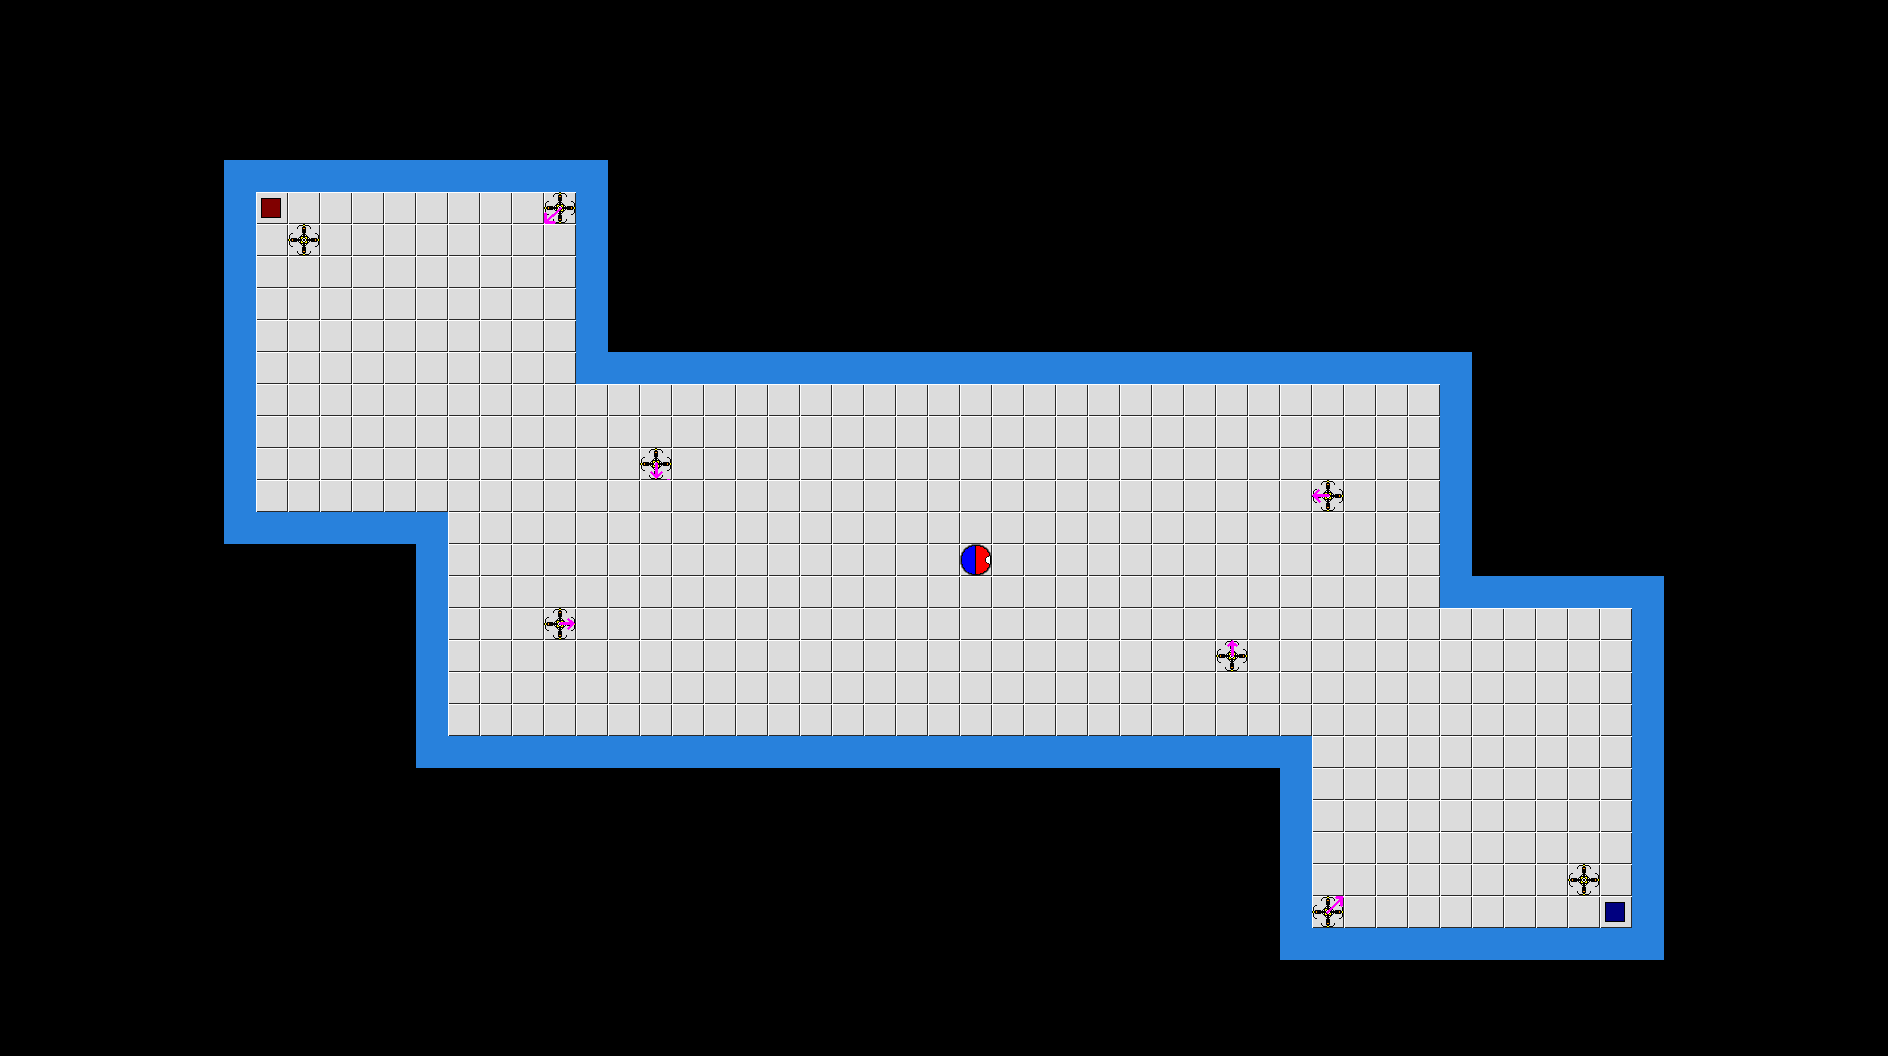

A level layout from a 2D game, rendered from its tile map. Below: a short description, then the map file with its tile-grid data intact:
An orthogonal 59x33 tile map with 32x32 px tiles, 1 tile layer (Camada de Tiles 1).

<map version="1.0" orientation="orthogonal" width="59" height="33" tilewidth="32" tileheight="32">
 <tileset firstgid="1" name="tileset" tilewidth="32" tileheight="32">
  <image source="tileset.png" width="160" height="160" />
 </tileset>
 <layer name="Camada de Tiles 1" width="59" height="33">
  <data encoding="csv">
0,0,0,0,0,0,0,0,0,0,0,0,0,0,0,0,0,0,0,0,0,0,0,0,0,0,0,0,0,0,0,0,0,0,0,0,0,0,0,0,0,0,0,0,0,0,0,0,0,0,0,0,0,0,0,0,0,0,0,
0,0,0,0,0,0,0,0,0,0,0,0,0,0,0,0,0,0,0,0,0,0,0,0,0,0,0,0,0,0,0,0,0,0,0,0,0,0,0,0,0,0,0,0,0,0,0,0,0,0,0,0,0,0,0,0,0,0,0,
0,0,0,0,0,0,0,0,0,0,0,0,0,0,0,0,0,0,0,0,0,0,0,0,0,0,0,0,0,0,0,0,0,0,0,0,0,0,0,0,0,0,0,0,0,0,0,0,0,0,0,0,0,0,0,0,0,0,0,
0,0,0,0,0,0,0,0,0,0,0,0,0,0,0,0,0,0,0,0,0,0,0,0,0,0,0,0,0,0,0,0,0,0,0,0,0,0,0,0,0,0,0,0,0,0,0,0,0,0,0,0,0,0,0,0,0,0,0,
0,0,0,0,0,0,0,0,0,0,0,0,0,0,0,0,0,0,0,0,0,0,0,0,0,0,0,0,0,0,0,0,0,0,0,0,0,0,0,0,0,0,0,0,0,0,0,0,0,0,0,0,0,0,0,0,0,0,0,
0,0,0,0,0,0,0,2,2,2,2,2,2,2,2,2,2,2,2,0,0,0,0,0,0,0,0,0,0,0,0,0,0,0,0,0,0,0,0,0,0,0,0,0,0,0,0,0,0,0,0,0,0,0,0,0,0,0,0,
0,0,0,0,0,0,0,2,5,1,1,1,1,1,1,1,1,11,2,0,0,0,0,0,0,0,0,0,0,0,0,0,0,0,0,0,0,0,0,0,0,0,0,0,0,0,0,0,0,0,0,0,0,0,0,0,0,0,0,
0,0,0,0,0,0,0,2,1,7,1,1,1,1,1,1,1,1,2,0,0,0,0,0,0,0,0,0,0,0,0,0,0,0,0,0,0,0,0,0,0,0,0,0,0,0,0,0,0,0,0,0,0,0,0,0,0,0,0,
0,0,0,0,0,0,0,2,1,1,1,1,1,1,1,1,1,1,2,0,0,0,0,0,0,0,0,0,0,0,0,0,0,0,0,0,0,0,0,0,0,0,0,0,0,0,0,0,0,0,0,0,0,0,0,0,0,0,0,
0,0,0,0,0,0,0,2,1,1,1,1,1,1,1,1,1,1,2,0,0,0,0,0,0,0,0,0,0,0,0,0,0,0,0,0,0,0,0,0,0,0,0,0,0,0,0,0,0,0,0,0,0,0,0,0,0,0,0,
0,0,0,0,0,0,0,2,1,1,1,1,1,1,1,1,1,1,2,0,0,0,0,0,0,0,0,0,0,0,0,0,0,0,0,0,0,0,0,0,0,0,0,0,0,0,0,0,0,0,0,0,0,0,0,0,0,0,0,
0,0,0,0,0,0,0,2,1,1,1,1,1,1,1,1,1,1,2,2,2,2,2,2,2,2,2,2,2,2,2,2,2,2,2,2,2,2,2,2,2,2,2,2,2,2,0,0,0,0,0,0,0,0,0,0,0,0,0,
0,0,0,0,0,0,0,2,1,1,1,1,1,1,1,1,1,1,1,1,1,1,1,1,1,1,1,1,1,1,1,1,1,1,1,1,1,1,1,1,1,1,1,1,1,2,0,0,0,0,0,0,0,0,0,0,0,0,0,
0,0,0,0,0,0,0,2,1,1,1,1,1,1,1,1,1,1,1,1,1,1,1,1,1,1,1,1,1,1,1,1,1,1,1,1,1,1,1,1,1,1,1,1,1,2,0,0,0,0,0,0,0,0,0,0,0,0,0,
0,0,0,0,0,0,0,2,1,1,1,1,1,1,1,1,1,1,1,1,10,1,1,1,1,1,1,1,1,1,1,1,1,1,1,1,1,1,1,1,1,1,1,1,1,2,0,0,0,0,0,0,0,0,0,0,0,0,0,
0,0,0,0,0,0,0,2,1,1,1,1,1,1,1,1,1,1,1,1,1,1,1,1,1,1,1,1,1,1,1,1,1,1,1,1,1,1,1,1,1,12,1,1,1,2,0,0,0,0,0,0,0,0,0,0,0,0,0,
0,0,0,0,0,0,0,2,2,2,2,2,2,2,1,1,1,1,1,1,1,1,1,1,1,1,1,1,1,1,1,1,1,1,1,1,1,1,1,1,1,1,1,1,1,2,0,0,0,0,0,0,0,0,0,0,0,0,0,
0,0,0,0,0,0,0,0,0,0,0,0,0,2,1,1,1,1,1,1,1,1,1,1,1,1,1,1,1,1,3,1,1,1,1,1,1,1,1,1,1,1,1,1,1,2,0,0,0,0,0,0,0,0,0,0,0,0,0,
0,0,0,0,0,0,0,0,0,0,0,0,0,2,1,1,1,1,1,1,1,1,1,1,1,1,1,1,1,1,1,1,1,1,1,1,1,1,1,1,1,1,1,1,1,2,2,2,2,2,2,2,0,0,0,0,0,0,0,
0,0,0,0,0,0,0,0,0,0,0,0,0,2,1,1,1,8,1,1,1,1,1,1,1,1,1,1,1,1,1,1,1,1,1,1,1,1,1,1,1,1,1,1,1,1,1,1,1,1,1,2,0,0,0,0,0,0,0,
0,0,0,0,0,0,0,0,0,0,0,0,0,2,1,1,1,1,1,1,1,1,1,1,1,1,1,1,1,1,1,1,1,1,1,1,1,1,14,1,1,1,1,1,1,1,1,1,1,1,1,2,0,0,0,0,0,0,0,
0,0,0,0,0,0,0,0,0,0,0,0,0,2,1,1,1,1,1,1,1,1,1,1,1,1,1,1,1,1,1,1,1,1,1,1,1,1,1,1,1,1,1,1,1,1,1,1,1,1,1,2,0,0,0,0,0,0,0,
0,0,0,0,0,0,0,0,0,0,0,0,0,2,1,1,1,1,1,1,1,1,1,1,1,1,1,1,1,1,1,1,1,1,1,1,1,1,1,1,1,1,1,1,1,1,1,1,1,1,1,2,0,0,0,0,0,0,0,
0,0,0,0,0,0,0,0,0,0,0,0,0,2,2,2,2,2,2,2,2,2,2,2,2,2,2,2,2,2,2,2,2,2,2,2,2,2,2,2,2,1,1,1,1,1,1,1,1,1,1,2,0,0,0,0,0,0,0,
0,0,0,0,0,0,0,0,0,0,0,0,0,0,0,0,0,0,0,0,0,0,0,0,0,0,0,0,0,0,0,0,0,0,0,0,0,0,0,0,2,1,1,1,1,1,1,1,1,1,1,2,0,0,0,0,0,0,0,
0,0,0,0,0,0,0,0,0,0,0,0,0,0,0,0,0,0,0,0,0,0,0,0,0,0,0,0,0,0,0,0,0,0,0,0,0,0,0,0,2,1,1,1,1,1,1,1,1,1,1,2,0,0,0,0,0,0,0,
0,0,0,0,0,0,0,0,0,0,0,0,0,0,0,0,0,0,0,0,0,0,0,0,0,0,0,0,0,0,0,0,0,0,0,0,0,0,0,0,2,1,1,1,1,1,1,1,1,1,1,2,0,0,0,0,0,0,0,
0,0,0,0,0,0,0,0,0,0,0,0,0,0,0,0,0,0,0,0,0,0,0,0,0,0,0,0,0,0,0,0,0,0,0,0,0,0,0,0,2,1,1,1,1,1,1,1,1,7,1,2,0,0,0,0,0,0,0,
0,0,0,0,0,0,0,0,0,0,0,0,0,0,0,0,0,0,0,0,0,0,0,0,0,0,0,0,0,0,0,0,0,0,0,0,0,0,0,0,2,15,1,1,1,1,1,1,1,1,4,2,0,0,0,0,0,0,0,
0,0,0,0,0,0,0,0,0,0,0,0,0,0,0,0,0,0,0,0,0,0,0,0,0,0,0,0,0,0,0,0,0,0,0,0,0,0,0,0,2,2,2,2,2,2,2,2,2,2,2,2,0,0,0,0,0,0,0,
0,0,0,0,0,0,0,0,0,0,0,0,0,0,0,0,0,0,0,0,0,0,0,0,0,0,0,0,0,0,0,0,0,0,0,0,0,0,0,0,0,0,0,0,0,0,0,0,0,0,0,0,0,0,0,0,0,0,0,
0,0,0,0,0,0,0,0,0,0,0,0,0,0,0,0,0,0,0,0,0,0,0,0,0,0,0,0,0,0,0,0,0,0,0,0,0,0,0,0,0,0,0,0,0,0,0,0,0,0,0,0,0,0,0,0,0,0,0,
0,0,0,0,0,0,0,0,0,0,0,0,0,0,0,0,0,0,0,0,0,0,0,0,0,0,0,0,0,0,0,0,0,0,0,0,0,0,0,0,0,0,0,0,0,0,0,0,0,0,0,0,0,0,0,0,0,0,0
</data>
 </layer>
</map>
